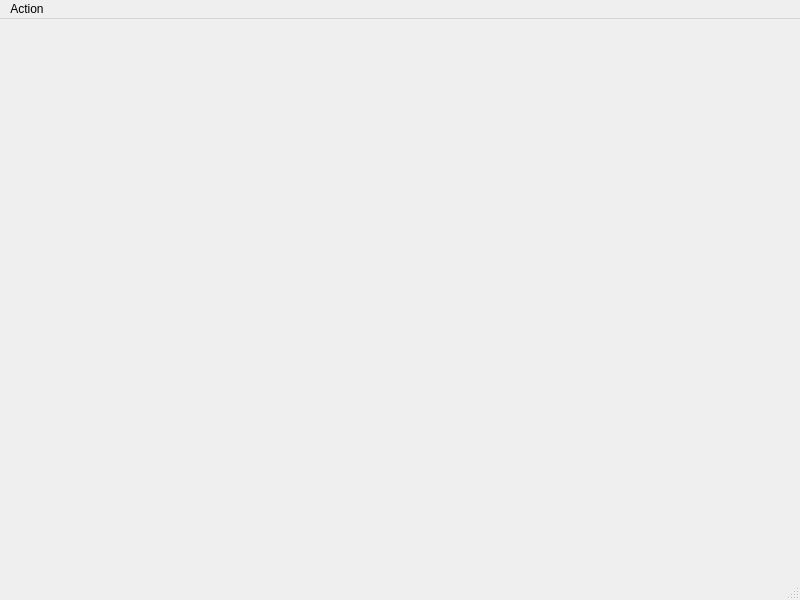
<?xml version="1.0" encoding="UTF-8"?>
<ui version="4.0">
 <class>MainWindow</class>
 <widget class="QMainWindow" name="MainWindow">
  <property name="geometry">
   <rect>
    <x>0</x>
    <y>0</y>
    <width>800</width>
    <height>600</height>
   </rect>
  </property>
  <property name="windowTitle">
   <string>MainWindow</string>
  </property>
  <widget class="QWidget" name="centralwidget"/>
  <widget class="QMenuBar" name="menubar">
   <property name="enabled">
    <bool>true</bool>
   </property>
   <property name="geometry">
    <rect>
     <x>0</x>
     <y>0</y>
     <width>800</width>
     <height>26</height>
    </rect>
   </property>
   <widget class="QMenu" name="menuAction">
    <property name="title">
     <string>Action</string>
    </property>
    <addaction name="action_Install_updates"/>
    <addaction name="actionCheck_updates"/>
    <addaction name="action_Quit"/>
   </widget>
   <addaction name="menuAction"/>
  </widget>
  <widget class="QStatusBar" name="statusbar"/>
  <action name="action_Install_updates">
   <property name="text">
    <string>&amp;Install updates</string>
   </property>
  </action>
  <action name="actionCheck_updates">
   <property name="text">
    <string>Check updates</string>
   </property>
  </action>
  <action name="action_Quit">
   <property name="text">
    <string>&amp;Quit</string>
   </property>
  </action>
 </widget>
 <resources/>
 <connections/>
</ui>
